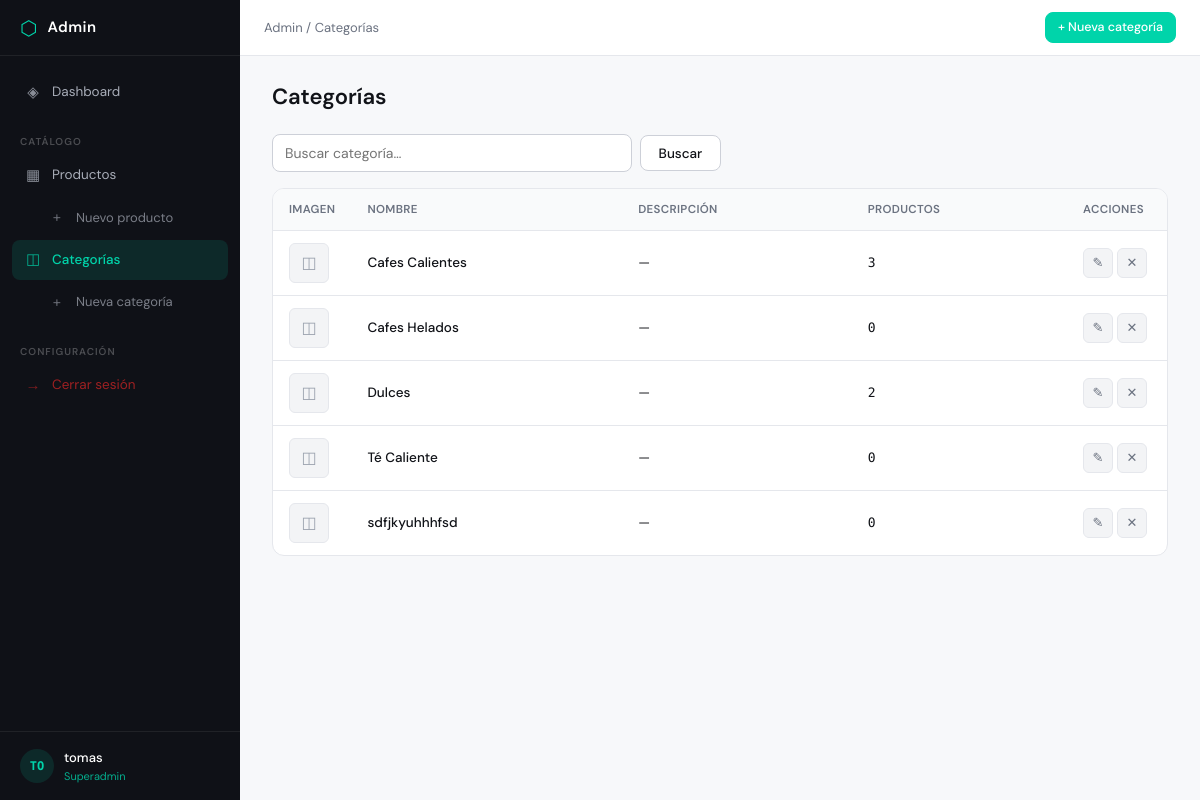
Page /admin-panel/categorias/ (signed in) on the committed database.
### catalogo/models.py (models this page shows, shortened)
class Categoria(models.Model):
    nombre = models.CharField( max_length=100)
    image = models.ImageField(upload_to='categorias/', null=True, blank=True)

### admin_panel/views.py (the view)
# urls.py: path('categorias/', views.categoria_lista, name='categoria_lista'),
@admin_required
def categoria_lista(request):
    categorias = Categoria.objects.annotate(
        num_productos=Count('productos')
    ).order_by('nombre')
    query = request.GET.get('q', '').strip()
    if query:
        categorias = categorias.filter(nombre__icontains=query)
    paginator = Paginator(categorias, 20)
    page = request.GET.get('page', 1)
    categorias_page = paginator.get_page(page)
    return render(request, 'admin_panel/categoria_lista.html', {
        'categorias': categorias_page,
        'query': query,
    })

### catalogo/context_processors.py (called while the page is built)
def cantidad_carrito(request):
    total = 0
    if 'carrito' in request.session: # si ya hay un carrito
        for key, value in request.session['carrito'].items():
            total += value['cantidad'] # suma la cantidad de cada prod guardado
    return {'cantidad_carrito' : total} #envia la cantidad al html

### admin_panel/templates/admin_panel/categoria_lista.html (shortened to what this page needs)
{% extends 'admin_panel/base.html' %}
{% block breadcrumb %} / <a href="{% url 'admin_panel:categoria_lista' %}">Categorías</a>{% endblock %}
{% block topbar_actions %}
<a href="{% url 'admin_panel:categoria_crear' %}" class="btn btn-primary btn-sm">+ Nueva categoría</a>
{% endblock %}
{% block content %}
<div class="page-header">
  <h1 class="page-title">Categorías</h1>
</div>
<div class="filter-bar">
  <form method="get" class="filter-form">
    <input type="text" name="q" value="{{ query }}" placeholder="Buscar categoría…" class="form-control filter-search">
    <button type="submit" class="btn btn-secondary">Buscar</button>
  </form>
</div>
{% if categorias %}
<div class="table-wrap">
  <table class="table">
    <thead>
      <tr>
        <th>Imagen</th>
        <th>Nombre</th>
        <th>Descripción</th>
        <th>Productos</th>
        <th class="col-actions">Acciones</th>
      </tr>
    </thead>
    <tbody>
      {% for cat in categorias %}
      <tr>
        <td class="col-img">
          {% if cat.imagen %}
          <img src="{{ cat.imagen.url }}" alt="{{ cat.nombre }}" class="table-thumb">
          {% else %}
          <div class="table-thumb-empty">◫</div>
          {% endif %}
        </td>
        <td>
          <a href="{% url 'admin_panel:categoria_editar' cat.pk %}" class="table-link">{{ cat.nombre }}</a>
        </td>
        <td class="text-muted">{{ cat.descripcion|default:"—"|truncatechars:60 }}</td>
        <td class="num">{{ cat.num_productos }}</td>
        <td class="col-actions">
          <div class="action-group">
            <a href="{% url 'admin_panel:categoria_editar' cat.pk %}" class="action-btn" title="Editar">✎</a>
            <a href="{% url 'admin_panel:categoria_eliminar' cat.pk %}" class="action-btn action-btn--danger" title="Eliminar">✕</a>
          </div>
        </td>
      </tr>
      {% endfor %}
    </tbody>
  </table>
</div>
{% endif %}
{% endblock %}

### admin_panel/templates/admin_panel/base.html (shortened to what this page needs)
<!DOCTYPE html>
<html lang="es">
<head>
{% load static %}
<link rel="stylesheet" href="{% static 'admin_panel/css/admin.css' %}">
</head>
<body>
{% if user.is_authenticated %}
<div class="layout">
  <aside class="sidebar" id="sidebar">
    <div class="sidebar-header">
      <div class="logo">
        <span class="logo-icon">⬡</span>
        <span class="logo-text">Admin</span>
      </div>
    </div>
    <nav class="sidebar-nav">
      <a href="{% url 'admin_panel:dashboard' %}" class="nav-item {% if request.resolver_match.url_name == 'dashboard' %}active{% endif %}">
        <span class="nav-icon">◈</span>
        <span>Dashboard</span>
      </a>
      <div class="nav-section">Catálogo</div>
      <a href="{% url 'admin_panel:producto_lista' %}" class="nav-item {% if 'producto' in request.resolver_match.url_name %}active{% endif %}">
        <span class="nav-icon">▦</span>
        <span>Productos</span>
      </a>
      <a href="{% url 'admin_panel:producto_crear' %}" class="nav-item nav-sub">
        <span class="nav-icon">+</span>
        <span>Nuevo producto</span>
      </a>
      <a href="{% url 'admin_panel:categoria_lista' %}" class="nav-item {% if 'categoria' in request.resolver_match.url_name %}active{% endif %}">
        <span class="nav-icon">◫</span>
        <span>Categorías</span>
      </a>
      <a href="{% url 'admin_panel:categoria_crear' %}" class="nav-item nav-sub">
        <span class="nav-icon">+</span>
        <span>Nueva categoría</span>
      </a>
      <div class="nav-section">Configuración</div>
      <a href="{% url 'admin_panel:logout' %}" class="nav-item nav-logout">
        <span class="nav-icon">→</span>
        <span>Cerrar sesión</span>
      </a>
    </nav>
    <div class="sidebar-footer">
      <div class="user-badge">
        <div class="user-avatar">{{ user.username|slice:":2"|upper }}</div>
        <div class="user-info">
          <span class="user-name">{{ user.get_full_name|default:user.username }}</span>
          <span class="user-role">{% if user.is_superuser %}Superadmin{% else %}Staff{% endif %}</span>
        </div>
      </div>
    </div>
  </aside>
  <main class="main">
    <header class="topbar">
      <div class="breadcrumb">
        <a href="{% url 'admin_panel:dashboard' %}">Admin</a>
        {% block breadcrumb %}{% endblock %}
      </div>
      <div class="topbar-actions">
        {% block topbar_actions %}{% endblock %}
      </div>
    </header>
    <div class="page-content">
      {% block content %}{% endblock %}
    </div>
  </main>
</div>
{% else %}
  {% block auth_content %}{% endblock %}
{% endif %}
</body>
</html>

### rows in the picture
Categoria: nombre "Cafes Calientes", descripcion "—", num_productos "3"
Categoria: nombre "Cafes Helados", descripcion "—", num_productos "0"
Categoria: nombre "Dulces", descripcion "—", num_productos "2"
Categoria: nombre "Té Caliente", descripcion "—", num_productos "0"
Categoria: nombre "sdfjkyuhhhfsd", descripcion "—", num_productos "0"

### other values in the picture
{{ user.username|slice:":2"|upper }} "TO"
{{ user.get_full_name|default:user.username }} "tomas"
